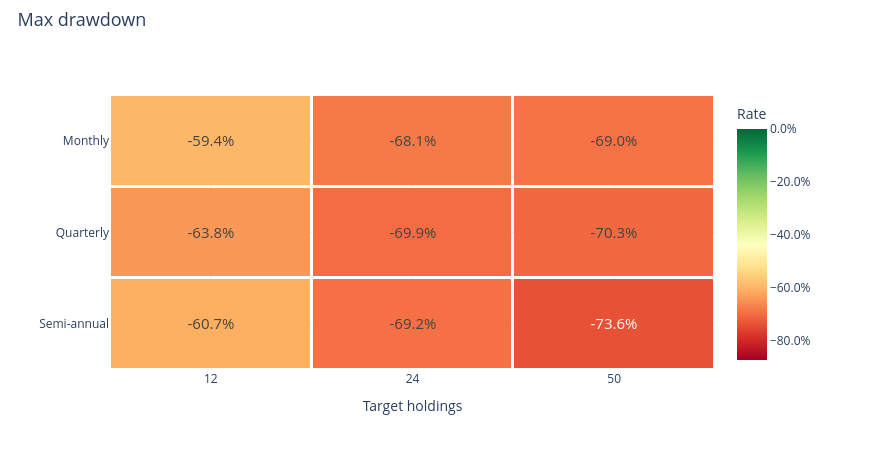

Notebook code cell kept with this figure:
### Markdown cell above
### Maximum drawdown

### Code cell
research.heatmap('maximum_drawdown')

### Figure 1 — Plotly figure (JSON) as saved in the notebook; plotly's stock layout.template omitted (floating-point values rounded to 4 significant figures)
{"data": [{"colorbar": {"tickformat": ".1%", "title": {"text": "Rate"}}, "colorscale": [[0.0, "rgb(165,0,38)"], [0.1, "rgb(215,48,39)"], [0.2, "rgb(244,109,67)"], [0.3, "rgb(253,174,97)"], [0.4, "rgb(254,224,139)"], [0.5, "rgb(255,255,191)"], [0.6, "rgb(217,239,139)"], [0.7, "rgb(166,217,106)"], [0.8, "rgb(102,189,99)"], [0.9, "rgb(26,152,80)"], [1.0, "rgb(0,104,55)"]], "text": [["-59.4%", "-68.1%", "-69.0%"], ["-63.8%", "-69.9%", "-70.3%"], ["-60.7%", "-69.2%", "-73.6%"]], "textfont": {"size": 15}, "texttemplate": "%{text}", "type": "heatmap", "x": ["12", "24", "50"], "xgap": 3, "y": ["Monthly", "Quarterly", "Semi-annual"], "ygap": 3, "z": [[-0.5937, -0.6815, -0.6904], [-0.6379, -0.6993, -0.7032], [-0.6075, -0.6921, -0.7363]], "zmax": 0.0, "zmin": -0.8715}], "layout": {"height": 450, "hovermode": "closest", "legend": {"font": {"size": 12}, "itemclick": "toggle", "itemdoubleclick": "toggleothers", "x": 1.025, "y": 1}, "margin": {"b": 80, "l": 110, "r": 155, "t": 95}, "title": {"font": {"size": 18}, "text": "Max drawdown", "x": 0.02, "y": 0.97}, "width": 870, "xaxis": {"title": {"text": "Target holdings"}}, "yaxis": {"autorange": "reversed"}}}
